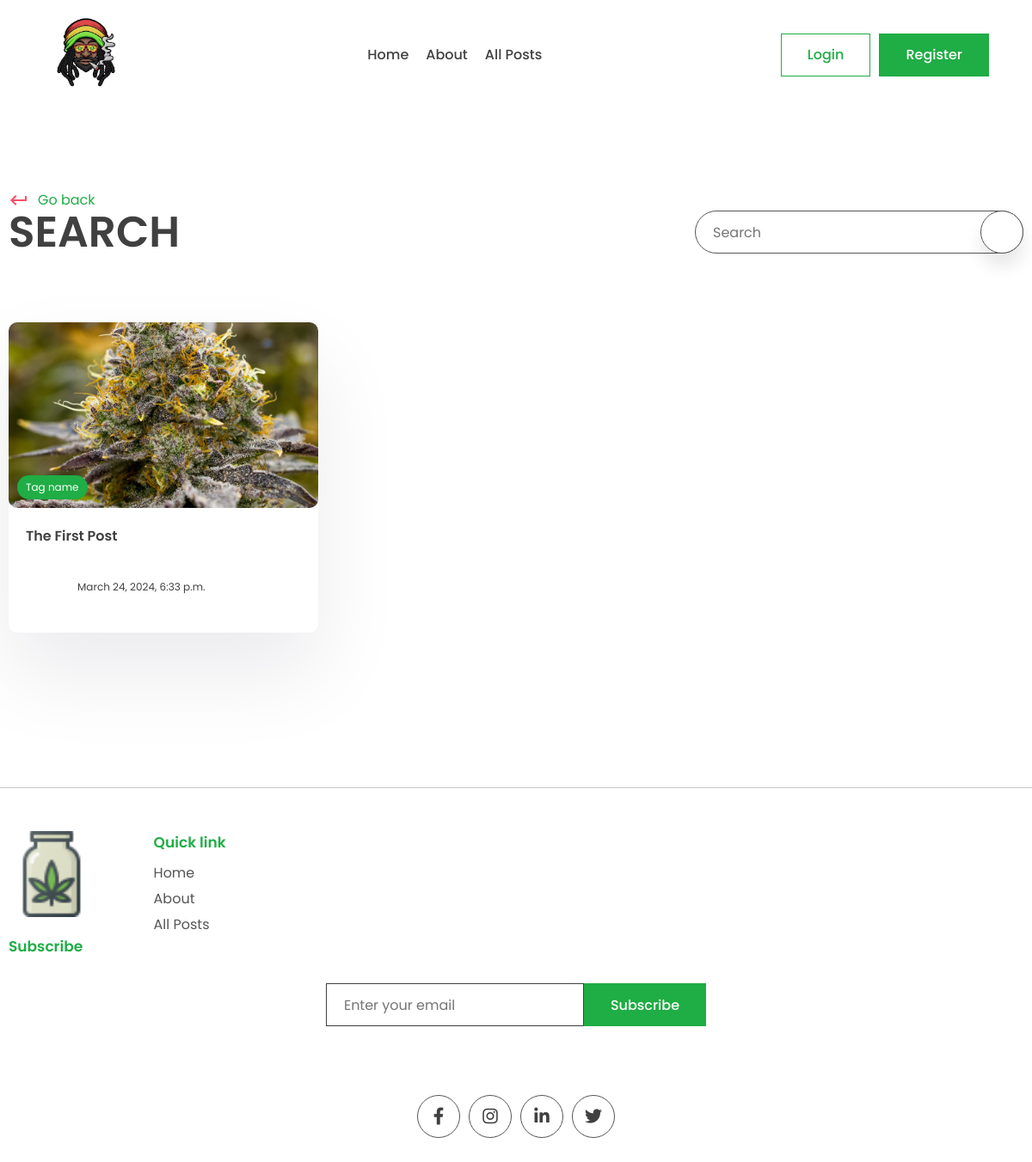
The page /search/ on the database as committed earlier.
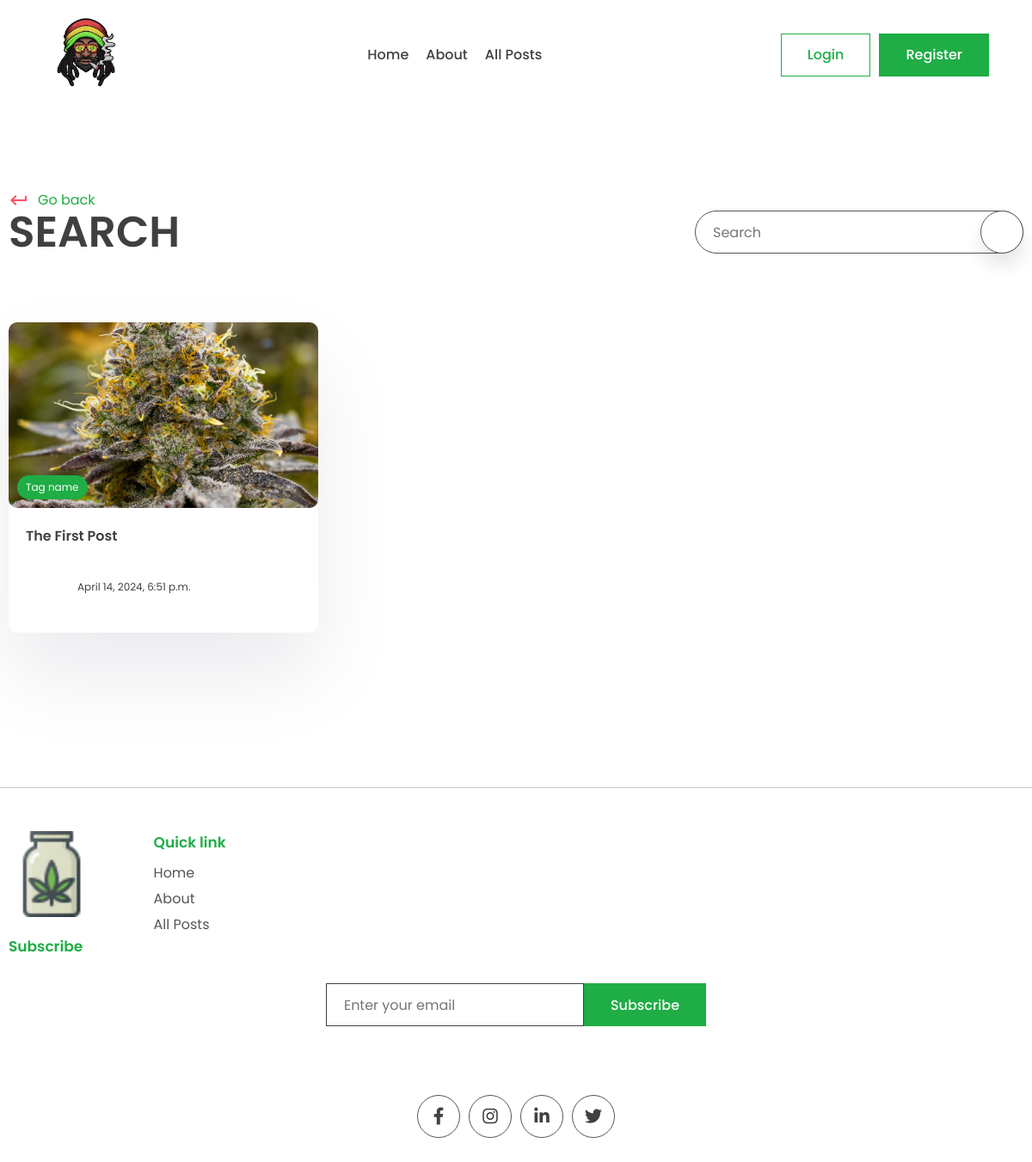
The same page on the database as committed later.
### app/models.py (models this page shows)
class Post(models.Model):
    title = models.CharField(max_length=200)
    content = models.TextField()
    last_updated = models.DateTimeField(auto_now=True)
    slug = models.SlugField(max_length=200, unique=True)
    image = models.ImageField(null=True, blank=True, upload_to="images/")
    tags = models.ManyToManyField(Tag, blank=True, related_name='post')
    view_count = models.IntegerField(null=True, blank=True)
    is_featured = models.BooleanField(default=False)
    author = models.ForeignKey(User, on_delete=models.CASCADE, null=True, blank=True)

### app/views.py (the view)
# urls.py: path('search/', views.search_posts, name='search'),
def search_posts(request):
    search_query = ''
    if request.GET.get('q'):
        search_query = request.GET.get('q')
    posts = Post.objects.filter(title__icontains=search_query)
    context = {'posts': posts}
    return render(request, 'app/search.html', context)

### app/templates/app/search.html (shortened to what this page needs)
{% extends 'base.html' %}
{% block content %}
    <main>
      <div class="container">
        <div class="page-top">
          <div class="top flex">
            <div class="page-name">
              <a href="#" class="learn">
                <span class="material-icons"> keyboard_return </span> Go back
              </a>
              <h1>Search</h1>
            </div>
            <form action="" class="search-bar s-active" method="get">
              <input type="text" placeholder="Search" name="q" />
              <button type="submit" class="animated-search">
              </button>
            </div>
        </div>
      </div>
    </main>
    <section class="sp">
      <div class="container">
        <div class="grid">
          {% for post in posts %}
          <a href="#">
            <div class="card">
              <div class="post-img">
                <img src="{{post.image.url}}" alt="" />
                <div class="tag">Tag name</div>
              </div>
              <div class="card-content">
                <h3>
                  {{post.title}}
                </h3>
                <div class="author">
                  <div class="profile-pic">
                  </div>
                  <div class="details">
                    <small>{{post.last_updated}}</small>
                  </div>
                </div>
              </div>
            </div>
          </a>
          {% endfor %}
        </div>
      </div>
    </section>
{% endblock %}

### templates/base.html (shortened to what this page needs)
{% load static %}
<!DOCTYPE html>
<html lang="en">
  <head>
    <link rel="stylesheet" href="{% static 'app/style.css' %}" />
    <link
      rel="stylesheet"
      href="https://unicons.iconscout.com/release/v2.1.6/css/unicons.css"
    />
    <link
      rel="stylesheet"
      href="https://cdnjs.cloudflare.com/ajax/libs/font-awesome/6.1.1/css/all.min.css"
    />
  </head>
  <body>
    <header>
      <div class="container container-fluid">
        <a href="{% url 'index' %}" class="logo">
          <img src="{% static 'images/reggae-man.avif' %}" alt="">
        </a>
        <div class="links">
          <a href="{% url 'index' %}">Home</a>
          <a href="{% url 'about' %}">About</a>
          <a href="">All Posts</a>
        </div>
        <div class="action-btn">
          {% if user.is_authenticated %}
          <a href="{% url 'logout' %}}"
            ><button class="btn btn-scoundary">Logout</button></a
          >
          {% else %}
          <a href="{% url 'login' %}}"
            ><button class="btn btn-scoundary">Login</button></a
          >
          <a href="{% url 'register' %}">
            <button class="btn btn-primary">Register</button></a
          >
          {% endif %}
        </div>
      </div>
    </header>
    <main>
    {% block content %}
    {% endblock %}
    </main>
    <footer>
      <div class="container">
        <div class="grid-4">
          <div class="logo f-logo">
            <img src="{% static 'images/mari_icon.png' %}" alt="">
          </div>
          <div class="link">
            <h2>Quick link</h2>
            <div class="q-link">
              <a href="{% url 'index' %}">Home</a>
              <a href="{% url 'about' %}">About</a>
              <a href="#">All Posts</a>
            </div>
          </div>
          </div>
          <div class="news-signup">
            <h2>Subscribe</h2>
            <div class="newsletter">
              <form method="POST">
                <input
                  type="email"
                  name="email"
                  maxlength="100"
                  placeholder="Enter your email"
                  required=""
                  id="id_email"
                />
                <button class="btn btn-primary">Subscribe</button>
              </form>
            </div>
          </div>
        </div>
        <div class="share">
          <div class="social">
            <a href="#">
              <i class="fa-brands fa-facebook-f"></i>
            </a>
            <a href="#">
              <i class="fa-brands fa-instagram"></i>
            </a>
            <a href="#">
              <i class="fa-brands fa-linkedin-in"></i>
            </a>
            <a href="#">
              <i class="fa-brands fa-twitter"></i>
            </a>
          </div>
        </div>
    </footer>
  </body>
</html>

Rows that differ between the two databases and show on the page:
changed Post "The First Post": last_updated "March 24, 2024, 6:33 p.m." → "April 14, 2024, 6:51 p.m."
